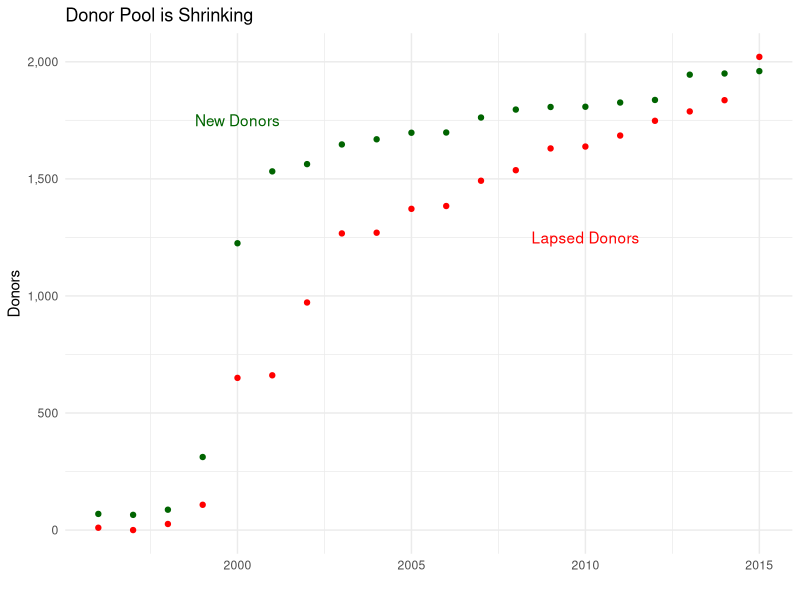

Recreate this plot in R.
## ---- chunk 1
library(tidyverse)

df <- structure(list(
  yr = c( 2000, 1999, 1998, 1997, 1996, 2001, 2002, 2003, 2004, 2005, 2006, 2007, 2008, 2009, 2010, 2011, 2012, 2013, 2014, 2015), 
  arr = c(1225,  312,   87,   65,   69, 1532, 1563, 1647, 1669, 1697, 1698, 1762, 1796, 1807, 1808, 1826, 1837, 1945, 1950, 1960), 
  dep = c( 650,  108,   26,    0,   10,  661,  972, 1267, 1270, 1372, 1384, 1492, 1537, 1630, 1638, 1685, 1748, 1788, 1836, 2021)
  ), 
  row.names = c( NA, -20L), 
  class = c("tbl_df", "tbl", "data.frame")
  )

df %>%
  pivot_longer(names_to = "varn", values_to = "val", cols = -yr) %>%
  ggplot(aes(x = yr, y = val, colour = varn)) +
  geom_point() +
  ggthemes::scale_color_colorblind() +
  theme_minimal() +
  labs(
    x = "", y = "Donors", title = "Donor Pool is Shrinking"
  ) +
  scale_y_continuous(labels = scales::comma) +
  theme(legend.position = "none") +
  annotate(geom = "text", x = 2000, y = 1750, label = "New Donors", colour = "darkgreen") +
  annotate(geom = "text", x = 2010, y = 1250, label = "Lapsed Donors", colour = "red") +
  scale_color_manual(values = c("darkgreen", "red"))
